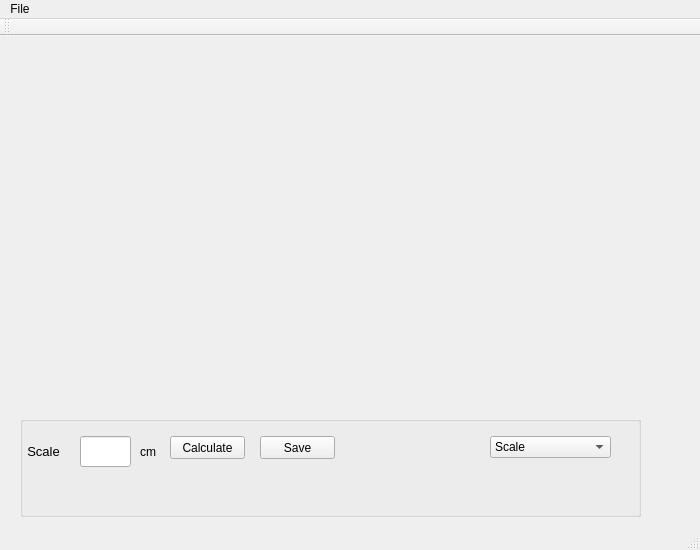
<?xml version="1.0" encoding="UTF-8"?>
<ui version="4.0">
 <class>Painter</class>
 <widget class="QMainWindow" name="Painter">
  <property name="enabled">
   <bool>true</bool>
  </property>
  <property name="geometry">
   <rect>
    <x>0</x>
    <y>0</y>
    <width>700</width>
    <height>550</height>
   </rect>
  </property>
  <property name="minimumSize">
   <size>
    <width>700</width>
    <height>550</height>
   </size>
  </property>
  <property name="maximumSize">
   <size>
    <width>700</width>
    <height>550</height>
   </size>
  </property>
  <property name="windowTitle">
   <string>Painter</string>
  </property>
  <widget class="QWidget" name="centralWidget">
   <widget class="QLabel" name="imgView">
    <property name="geometry">
     <rect>
      <x>10</x>
      <y>10</y>
      <width>640</width>
      <height>360</height>
     </rect>
    </property>
    <property name="text">
     <string/>
    </property>
   </widget>
   <widget class="myPainter" name="display">
    <property name="geometry">
     <rect>
      <x>10</x>
      <y>10</y>
      <width>640</width>
      <height>360</height>
     </rect>
    </property>
    <property name="text">
     <string/>
    </property>
    <property name="scaledContents">
     <bool>true</bool>
    </property>
   </widget>
   <widget class="QGroupBox" name="groupBox">
    <property name="geometry">
     <rect>
      <x>20</x>
      <y>380</y>
      <width>621</width>
      <height>101</height>
     </rect>
    </property>
    <property name="title">
     <string/>
    </property>
    <property name="alignment">
     <set>Qt::AlignCenter</set>
    </property>
    <widget class="QComboBox" name="comboBox">
     <property name="geometry">
      <rect>
       <x>470</x>
       <y>20</y>
       <width>121</width>
       <height>22</height>
      </rect>
     </property>
     <item>
      <property name="text">
       <string>Scale</string>
      </property>
     </item>
     <item>
      <property name="text">
       <string>Shoulder - Hip</string>
      </property>
     </item>
     <item>
      <property name="text">
       <string>Hip - Knee</string>
      </property>
     </item>
     <item>
      <property name="text">
       <string>Knee - Ankle</string>
      </property>
     </item>
     <item>
      <property name="text">
       <string>Shoulder - Elbow</string>
      </property>
     </item>
     <item>
      <property name="text">
       <string>Elbow - Wrist</string>
      </property>
     </item>
     <item>
      <property name="text">
       <string>Custom 1</string>
      </property>
     </item>
     <item>
      <property name="text">
       <string>Custom 2</string>
      </property>
     </item>
    </widget>
    <widget class="QPushButton" name="genericButt">
     <property name="geometry">
      <rect>
       <x>240</x>
       <y>20</y>
       <width>75</width>
       <height>23</height>
      </rect>
     </property>
     <property name="text">
      <string>Save</string>
     </property>
    </widget>
    <widget class="QLabel" name="label">
     <property name="geometry">
      <rect>
       <x>120</x>
       <y>20</y>
       <width>21</width>
       <height>31</height>
      </rect>
     </property>
     <property name="text">
      <string>cm</string>
     </property>
    </widget>
    <widget class="QPushButton" name="calcButton">
     <property name="geometry">
      <rect>
       <x>150</x>
       <y>20</y>
       <width>75</width>
       <height>23</height>
      </rect>
     </property>
     <property name="text">
      <string>Calculate</string>
     </property>
    </widget>
    <widget class="QLabel" name="Label">
     <property name="geometry">
      <rect>
       <x>0</x>
       <y>20</y>
       <width>47</width>
       <height>31</height>
      </rect>
     </property>
     <property name="font">
      <font>
       <pointsize>10</pointsize>
      </font>
     </property>
     <property name="text">
      <string>Scale</string>
     </property>
     <property name="alignment">
      <set>Qt::AlignCenter</set>
     </property>
    </widget>
    <widget class="QLineEdit" name="scaleEdit">
     <property name="geometry">
      <rect>
       <x>60</x>
       <y>20</y>
       <width>51</width>
       <height>31</height>
      </rect>
     </property>
    </widget>
    <widget class="QLabel" name="debugWin">
     <property name="geometry">
      <rect>
       <x>330</x>
       <y>10</y>
       <width>121</width>
       <height>71</height>
      </rect>
     </property>
     <property name="text">
      <string/>
     </property>
    </widget>
   </widget>
  </widget>
  <widget class="QMenuBar" name="menuBar">
   <property name="geometry">
    <rect>
     <x>0</x>
     <y>0</y>
     <width>700</width>
     <height>26</height>
    </rect>
   </property>
   <widget class="QMenu" name="menuFile">
    <property name="title">
     <string>File</string>
    </property>
    <addaction name="fileOpen"/>
   </widget>
   <addaction name="menuFile"/>
  </widget>
  <widget class="QToolBar" name="mainToolBar">
   <attribute name="toolBarArea">
    <enum>TopToolBarArea</enum>
   </attribute>
   <attribute name="toolBarBreak">
    <bool>false</bool>
   </attribute>
  </widget>
  <widget class="QStatusBar" name="statusBar"/>
  <action name="actionOtw_rz">
   <property name="text">
    <string>Open</string>
   </property>
  </action>
  <action name="fileOpen">
   <property name="text">
    <string>Open</string>
   </property>
  </action>
 </widget>
 <layoutdefault spacing="6" margin="11"/>
 <customwidgets>
  <customwidget>
   <class>myPainter</class>
   <extends>QLabel</extends>
   <header location="global">mypainter.h</header>
  </customwidget>
 </customwidgets>
 <resources/>
 <connections/>
</ui>
